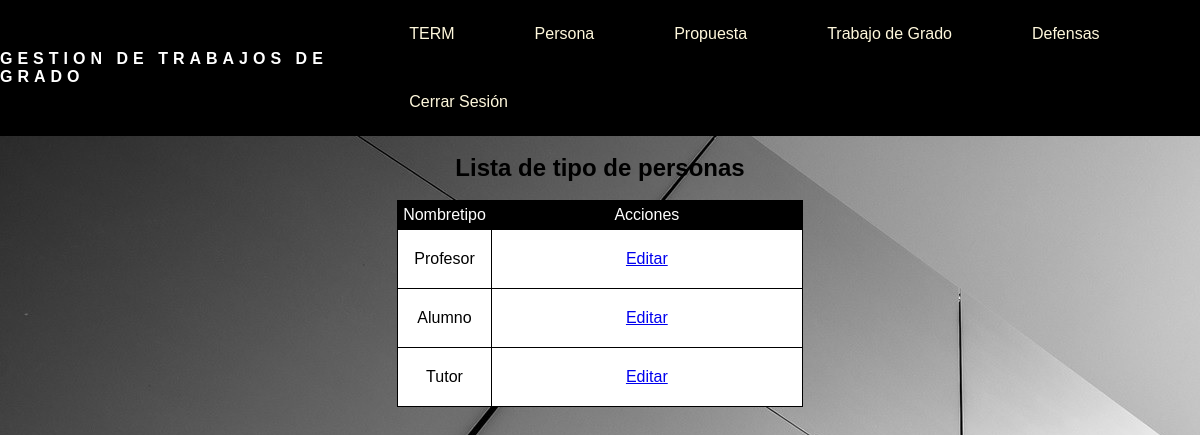
/consultatipopersona (signed in), run on the app's committed database.
### gestionusuarios/models.py (models this page shows, shortened)
class Tipo(models.Model):
    Nombretipo = models.CharField(max_length=14)

### gestionusuarios/views.py (the view)
# urls.py: path('consultatipopersona', views.consultar_tipopersona, name='tipo_consulta'),
def consultar_tipopersona(request):
    if request.user.is_authenticated:
        tipos = Tipo.objects.all()
        return render(request, "gestionusuarios/consultartipopersona.html", {'tipos': tipos})
    return redirect('/login')

### gestionusuarios/templates/gestionusuarios/consultartipopersona.html (shortened to what this page needs)
{% load static %}
<head>
    <link rel="stylesheet" href="{% static 'gestionusuarios/styles/nav.css' %}">
    <link rel="stylesheet" href="{% static 'gestionusuarios/styles/formulario.css' %}">
    <link rel="stylesheet" href="{% static 'gestionusuarios/styles/tablaconsultatipo.css' %}">
</head>
{% block content %}
<body background="static/gestionusuarios/imagenes/fondoproyecto.jpg">
    <nav>
        <div class="logo">
            <h4>GESTION DE TRABAJOS DE GRADO</h4>
        </div>
        <ul class="nav-links">
            <li><a href="">TERM</a>
            </li>
            <li><a href="nuevo">Persona</a>
            </li>
            <li><a href="">Propuesta</a>
            </li>
            <li><a href="">Trabajo de Grado</a>
            </li>
            <li><a href="">Defensas</a>
            </li>
            <li><a href="/logout">Cerrar Sesión</a></li>
        </ul>
    </nav>
<br>
<div id="listatipo">
    <h2>Lista de tipo de personas</h2>
    <br>
    <table class="table table-bordered">
        <thead>
            <tr>
                <td>Nombretipo</td>
                <td>Acciones</td>
            </tr>
        </thead>
        <tbody>
            {% for tipo in tipos %}
            <tr>
                <td>{{tipo.Nombretipo}}</td>
                <td>
                    <a class="btn btn-primary" href="{% url 'editar_tipo' tipo.id %}">Editar</a>
                </td>
            </tr>
            {% endfor %}
        </tbody>
    </table>
</div>
</body>
{% endblock %}

### gestionusuarios/static/gestionusuarios/styles/nav.css (style rules this page uses)
* { margin: 0px; padding: 0px; box-sizing: border-box; }
nav { display: flex; justify-content: space-around; align-items: center; min-height: 10vh; background-color: black; color: white; font-family: Arial, Helvetica, sans-serif; }
.logo { text-transform: uppercase; letter-spacing: 5px; }
ul { list-style: none; }
.nav-links a { background-color: black; color: cornsilk; text-decoration: none; padding: 25px 40px; display: block; }
.nav-links > li { float: left; }

### gestionusuarios/static/gestionusuarios/styles/formulario.css (style rules this page uses)
.btn { width: 300px; border-radius: 2px; display: inline-block; padding: 15px 15px; font-family: Arial, Helvetica, sans-serif; }

### gestionusuarios/static/gestionusuarios/styles/tablaconsultatipo.css (style rules this page uses)
#listatipo { font-family: Arial, Helvetica, sans-serif; text-align: center; }
.table { background-color: white; color: black; text-align: center; border-collapse: collapse; width: 350px; margin: 0 auto; }
th, td { border: solid 1px black; padding: 5px; }
thead { background-color: black; color: white; }

### data on the page
Tipo: Nombretipo "Profesor"
Tipo: Nombretipo "Alumno"
Tipo: Nombretipo "Tutor"
